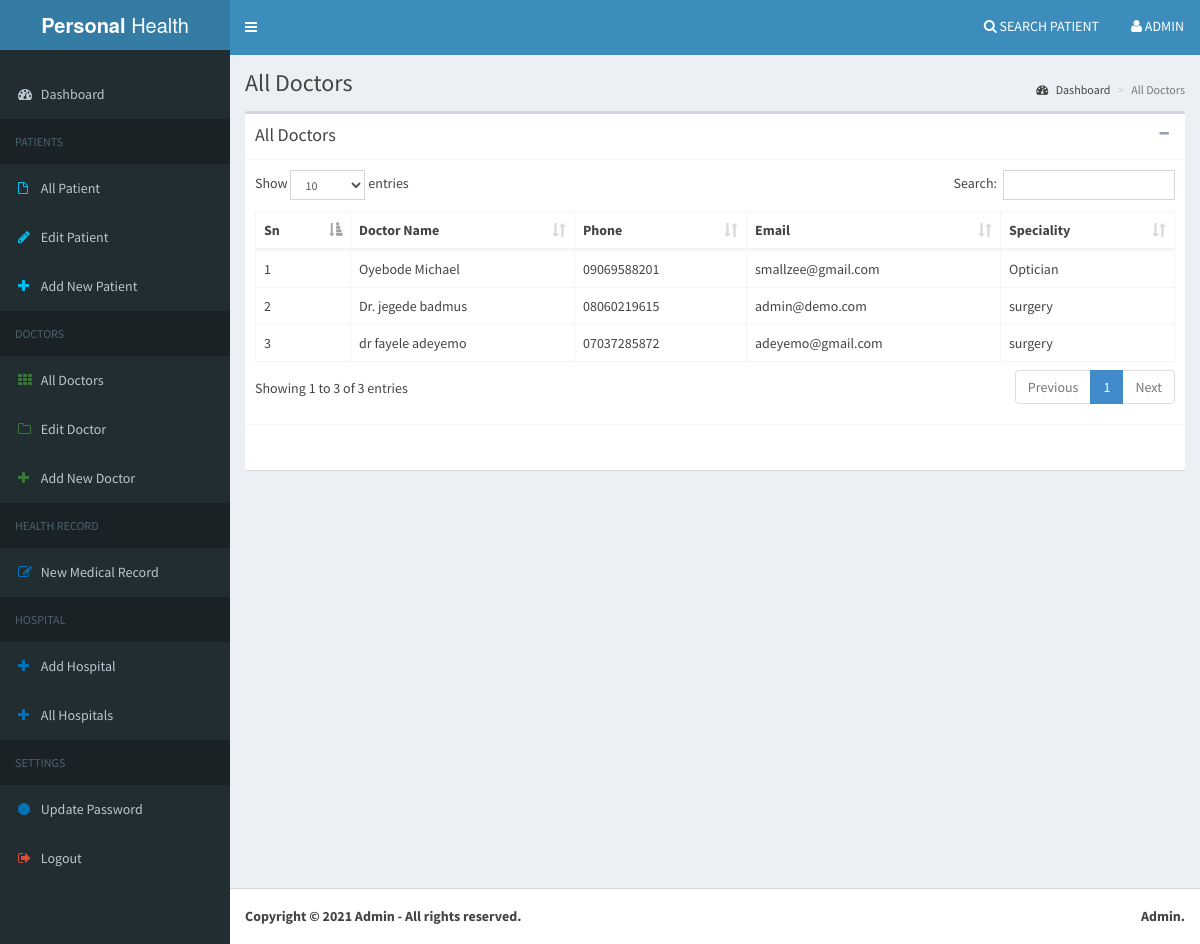
The page /admin/all_doctors.php (signed in) on the database its author committed.
### tables this page shows
CREATE TABLE `doctor` (
  `id` int(11) NOT NULL,
  `name` varchar(100) NOT NULL,
  `phone` varchar(15) NOT NULL,
  `email` varchar(150) NOT NULL,
  `speciality` varchar(120) NOT NULL,
  `status` int(11) NOT NULL DEFAULT 1,
  `hospital_id` int(11) NOT NULL DEFAULT 0
);

### admin/all_doctors.php (the view, shortened to what this page needs)
<?php
  require_once 'core/db.php';
  $page_title = "All Doctors";
  include_once 'head.php';
  include_once 'menu.php';
?>
  <div class="content-wrapper">
    <section class="content-header">
      <h1>
        <?php echo $page_title; ?>
      </h1>
      <ol class="breadcrumb">
        <li><a href="index.php"><i class="fa fa-dashboard"></i> Dashboard</a></li>
        <li class="active"><?php echo $page_title; ?></li>
      </ol>
    </section>
    <section class="content">
      <div class="box">
        <div class="box-header with-border">
          <h3 class="box-title"><?php echo $page_title; ?></h3>
          <div class="box-tools pull-right">
            <button type="button" class="btn btn-box-tool" data-widget="collapse" data-toggle="tooltip" title="Collapse">
              <i class="fa fa-minus"></i></button>
          </div>
        </div>
        <div class="box-body">
          <table class="table table-bordered" id="tables">
            <thead>
              <tr>
                <th>Sn</th>
                <th>Doctor Name</th>
                <th>Phone</th>
                <th>Email</th>
                <th>Speciality</th>
              </tr>
            </thead>
            <tbody>
              <?php
                $sql = $db->query("SELECT * FROM doctor");
                $n = 0;
                while($rs = $sql->fetch(PDO::FETCH_ASSOC)){
                  ?>
                  <tr>
                    <td>
                      <?php echo ++$n; ?>
                    </td>
                    <td>
                      <?php echo $rs['name']; ?>
                    </td>
                    <td>
                      <?php echo $rs['phone']; ?>
                    </td>
                    <td>
                      <?php echo $rs['email']; ?>
                    </td>
                    <td>
                      <?php echo $rs['speciality']; ?>
                    </td>
                  </tr>
                  <?php
                }
              ?>
            </tbody>
          </table>
        </div>
        <div class="box-footer">
        </div>
      </div>
    </section>
  </div>
<?php
  include_once 'foot.php';
?>

### admin/css/style.css (style rules this page uses)
body { font-family: 'Open Sans', sans-serif; font-weight: 400; font-size: 14px; line-height: 25px; color: #444; }
body a { transition:0.5s all; -webkit-transition:0.5s all; -moz-transition:0.5s all; -o-transition:0.5s all; -ms-transition:0.5s all; }

### rows shown on the page
doctor: name "Oyebode Michael", phone "09069588201", email "smallzee@gmail.com", speciality "Optician"
doctor: name "Dr. jegede badmus", phone "08060219615", email "admin@demo.com", speciality "surgery"
doctor: name "dr fayele adeyemo", phone "07037285872", email "adeyemo@gmail.com", speciality "surgery"

### other values the page prints
$admin_name "ADMIN"
$page_title "All Doctors"
